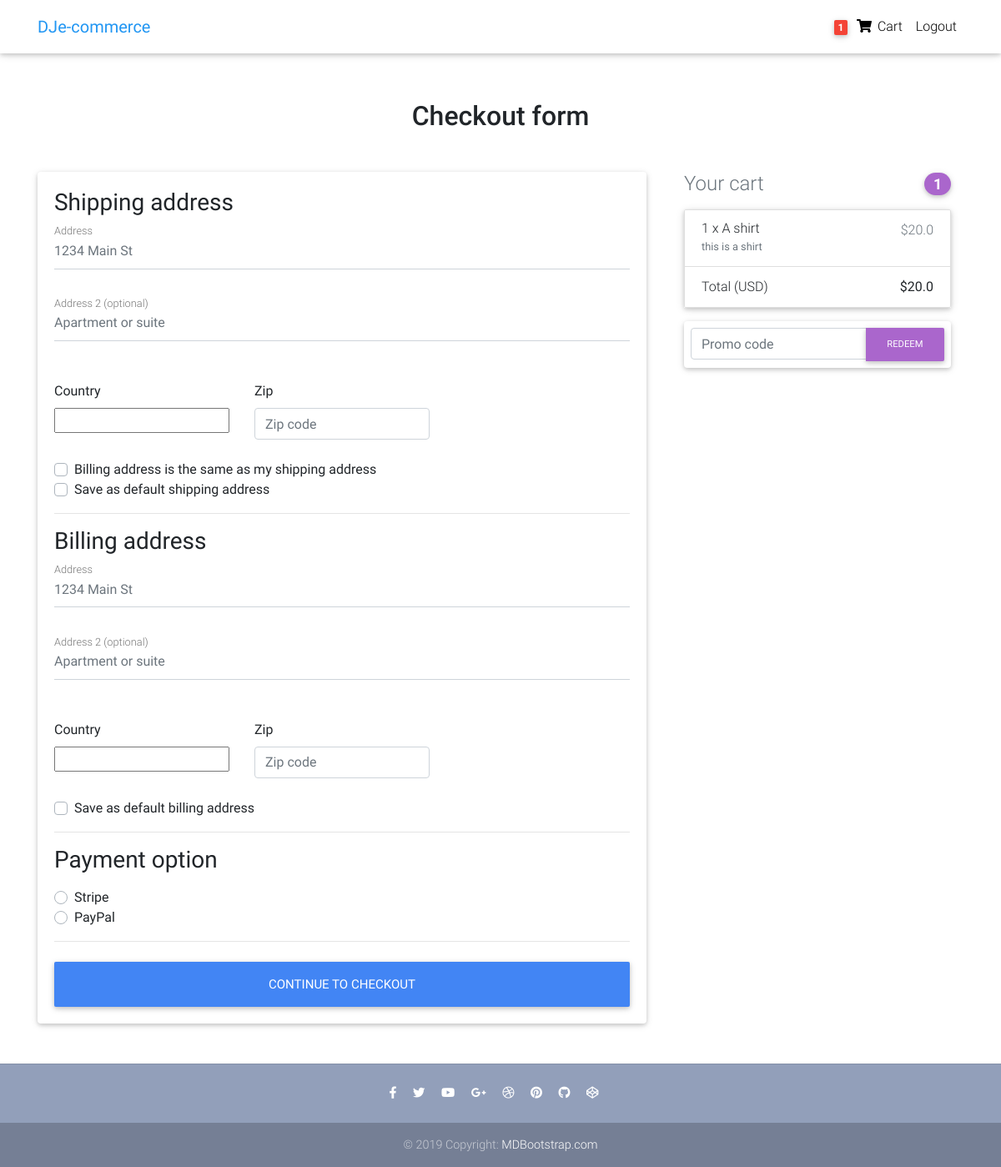
/checkout/ (signed in), run on an earlier commit of the app's database.
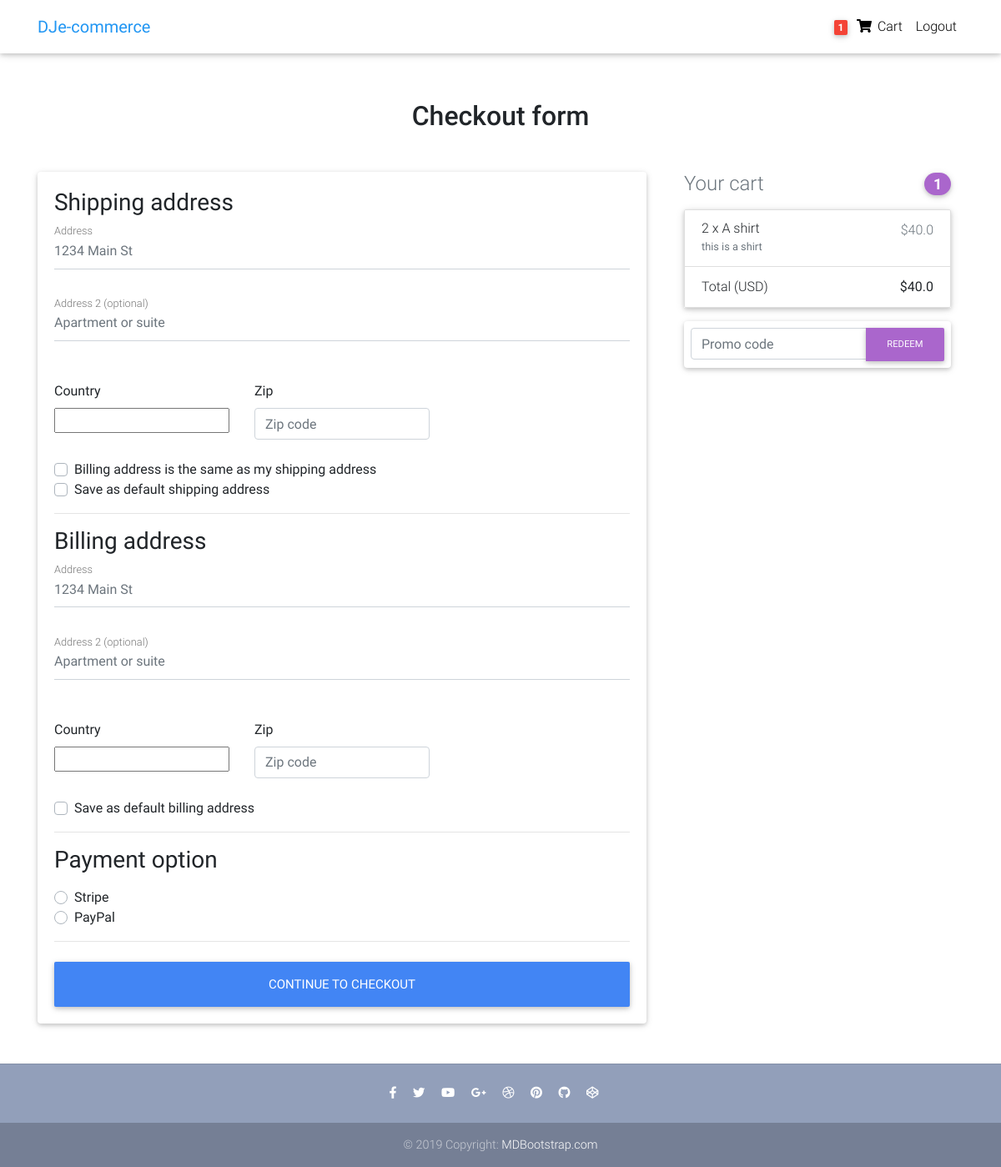
And on a later commit of the database.
### core/models.py (models this page shows, shortened)
class OrderItem(models.Model):
    user = models.ForeignKey(settings.AUTH_USER_MODEL,
                             on_delete=models.CASCADE)
    ordered = models.BooleanField(default=False)
    item = models.ForeignKey(Item, on_delete=models.CASCADE)
    quantity = models.IntegerField(default=1)
    def get_total_discount_item_price(self):
        return self.quantity * self.item.discount_price
    def get_final_price(self):
        if self.item.discount_price:
            return self.get_total_discount_item_price()
        return self.get_total_item_price()

class Item(models.Model):
    title = models.CharField(max_length=100)
    price = models.FloatField()
    discount_price = models.FloatField(blank=True, null=True)
    end_time = models.DateTimeField(auto_now_add=True)
    category = models.CharField(choices=CATEGORY_CHOICES, max_length=1)
    label = models.CharField(choices=LABEL_CHOICES, max_length=1)
    slug = models.SlugField()
    description = models.TextField()
    image = models.ImageField()

class Order(models.Model):
    user = models.ForeignKey(settings.AUTH_USER_MODEL,
                             on_delete=models.CASCADE)
    ref_code = models.CharField(max_length=20, blank=True, null=True)
    items = models.ManyToManyField(OrderItem)
    start_date = models.DateTimeField(auto_now_add=True)
    ordered_date = models.DateTimeField()
    ordered = models.BooleanField(default=False)
    shipping_address = models.ForeignKey(
        'Address', related_name='shipping_address', on_delete=models.SET_NULL, blank=True, null=True)
    billing_address = models.ForeignKey(
        'Address', related_name='billing_address', on_delete=models.SET_NULL, blank=True, null=True)
    payment = models.ForeignKey(
        'Payment', on_delete=models.SET_NULL, blank=True, null=True)
    coupon = models.ForeignKey(
        'Coupon', on_delete=models.SET_NULL, blank=True, null=True)
    being_delivered = models.BooleanField(default=False)
    received = models.BooleanField(default=False)
    refund_requested = models.BooleanField(default=False)
    refund_granted = models.BooleanField(default=False)
    '''
    1. Item added to cart
    2. Adding a billing address
    (Failed checkout)
    3. Payment
    (Preprocessing, processing, packaging etc.)
    4. Being delivered
    5. Received
    6. Refunds
    '''
    def get_total(self):
        total = 0
        for order_item in self.items.all():
            total += order_item.get_final_price()
        if self.coupon:
            total -= self.coupon.amount
        return total

### core/views.py (the view, shortened to what this page needs)
# urls.py: path('checkout/', CheckoutView.as_view(), name='checkout'),
class CheckoutView(View):
    def get(self, *args, **kwargs):
        try:
            order = Order.objects.get(user=self.request.user, ordered=False)
            form = CheckoutForm()
            context = {
                'form': form,
                'couponform': CouponForm(),
                'order': order,
                'DISPLAY_COUPON_FORM': True
            }
            shipping_address_qs = Address.objects.filter(
                user=self.request.user,
                address_type='S',
                default=True
            )
            if shipping_address_qs.exists():
                context.update(
                    {'default_shipping_address': shipping_address_qs[0]})
            billing_address_qs = Address.objects.filter(
                user=self.request.user,
                address_type='B',
                default=True
            )
            if billing_address_qs.exists():
                context.update(
                    {'default_billing_address': billing_address_qs[0]})
            return render(self.request, "checkout.html", context)
        except ObjectDoesNotExist:
            messages.info(self.request, "You do not have an active order")
            return redirect("core:checkout")

### core/forms.py
class CheckoutForm(forms.Form):
    shipping_address = forms.CharField(required=False)
    shipping_address2 = forms.CharField(required=False)
    shipping_country = CountryField(blank_label='(select country)').formfield(
        required=False,
        widget=CountrySelectWidget(attrs={
            'class': 'custom-select d-block w-100',
        }))
    shipping_zip = forms.CharField(required=False)
    billing_address = forms.CharField(required=False)
    billing_address2 = forms.CharField(required=False)
    billing_country = CountryField(blank_label='(select country)').formfield(
        required=False,
        widget=CountrySelectWidget(attrs={
            'class': 'custom-select d-block w-100',
        }))
    billing_zip = forms.CharField(required=False)
    same_billing_address = forms.BooleanField(required=False)
    set_default_shipping = forms.BooleanField(required=False)
    use_default_shipping = forms.BooleanField(required=False)
    set_default_billing = forms.BooleanField(required=False)
    use_default_billing = forms.BooleanField(required=False)
    payment_option = forms.ChoiceField(
        widget=forms.RadioSelect, choices=PAYMENT_CHOICES)

### templates/checkout.html (shortened to what this page needs)
{% extends "base.html" %}
{% load crispy_forms_tags %}
{% block content %}
  <main >
    <div class="container wow fadeIn">
      <h2 class="my-5 h2 text-center">Checkout form</h2>
      <div class="row">
        <div class="col-md-8 mb-4">
          <div class="card">
            <form method="POST" class="card-body">
              <h3>Shipping address</h3>
              <div class='hideable_shipping_form'>
                <div class="md-form mb-5">
                  <input type='text' placeholder='1234 Main St' id='shipping_address' name='shipping_address' class='form-control' />
                  <label for="shipping_address" class="">Address</label>
                </div>
                <div class="md-form mb-5">
                  <input type='text' placeholder='Apartment or suite' id='shipping_address2' name='shipping_address2' class='form-control' />
                  <label for="shipping_address2" class="">Address 2 (optional)</label>
                </div>
                <div class="row">
                  <div class="col-lg-4 col-md-12 mb-4">
                    <label for="country">Country</label>
                    {{ form.shipping_country }}
                  </div>
                  <div class="col-lg-4 col-md-6 mb-4">
                    <label for="shipping_zip">Zip</label>
                    <input type='text' placeholder='Zip code' id='shipping_zip' name='shipping_zip' class='form-control' />
                  </div>
                </div>
                <div class="custom-control custom-checkbox">
                  <label class="custom-control-label" for="same_billing_address">Billing address is the same as my shipping address</label>
                </div>
                <div class="custom-control custom-checkbox">
                  <label class="custom-control-label" for="set_default_shipping">Save as default shipping address</label>
                </div>
              </div>
              <hr>
              <h3>Billing address</h3>
              <div class='hideable_billing_form'>
                <div class="md-form mb-5">
                  <input type='text' placeholder='1234 Main St' id='billing_address' name='billing_address' class='form-control' />
                  <label for="billing_address" class="">Address</label>
                </div>
                <div class="md-form mb-5">
                  <input type='text' placeholder='Apartment or suite' id='billing_address2' name='billing_address2' class='form-control' />
                  <label for="billing_address2" class="">Address 2 (optional)</label>
                </div>
                <div class="row">
                  <div class="col-lg-4 col-md-12 mb-4">
                    <label for="country">Country</label>
                    {{ form.billing_country }}
                  </div>
                  <div class="col-lg-4 col-md-6 mb-4">
                    <label for="billing_zip">Zip</label>
                    <input type='text' placeholder='Zip code' id='billing_zip' name='billing_zip' class='form-control' />
                  </div>
                </div>
                <div class="custom-control custom-checkbox">
                  <label class="custom-control-label" for="set_default_billing">Save as default billing address</label>
                </div>
              </div>
              <hr>
              <h3>Payment option</h3>
              <div class="d-block my-3">
                {% for value, name in form.fields.payment_option.choices %}
                <div class="custom-control custom-radio">
                  <label class="custom-control-label" for="{{ name }}">{{ name }}</label>
                </div>
                {% endfor %}
              </div>
              <hr class="mb-4">
              <button class="btn btn-primary btn-lg btn-block" type="submit">Continue to checkout</button>
            </form>
          </div>
        </div>
        <div class="col-md-4 mb-4">
          {% include "order_snippet.html" %}
        </div>
      </div>
    </div>
  </main>
{% endblock content %}

### templates/order_snippet.html (shortened to what this page needs)
<div class="col-md-12 mb-4">
    <h4 class="d-flex justify-content-between align-items-center mb-3">
    <span class="text-muted">Your cart</span>
    <span class="badge badge-secondary badge-pill">{{ order.items.count }}</span>
    </h4>
    <ul class="list-group mb-3 z-depth-1">
    {% for order_item in order.items.all %}
    <li class="list-group-item d-flex justify-content-between lh-condensed">
        <div>
        <h6 class="my-0">{{ order_item.quantity }} x {{ order_item.item.title}}</h6>
        <small class="text-muted">{{ order_item.item.description}}</small>
        </div>
        <span class="text-muted">${{ order_item.get_final_price }}</span>
    </li>
    {% endfor %}
    <li class="list-group-item d-flex justify-content-between">
        <span>Total (USD)</span>
        <strong>${{ order.get_total }}</strong>
    </li>
    </ul>
    {% if DISPLAY_COUPON_FORM %}
    <form class="card p-2" action="{% url 'core:add-coupon' %}" method="POST">
        <div class="input-group">
            {{ couponform.code }}
            <div class="input-group-append">
            <button class="btn btn-secondary btn-md waves-effect m-0" type="submit">Redeem</button>
            </div>
        </div>
    </form>
    {% endif %}
</div>

What changed in the data, as far as the page shows it:
changed through a linked row, Order: get_total "20.0" → "40.0"
changed OrderItem "A shirt": quantity "1" → "2"; get_final_price "20.0" → "40.0"
